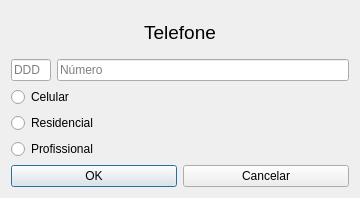
<?xml version="1.0" encoding="UTF-8"?>
<ui version="4.0">
 <class>TelefoneUI</class>
 <widget class="QDialog" name="TelefoneUI">
  <property name="geometry">
   <rect>
    <x>0</x>
    <y>0</y>
    <width>360</width>
    <height>198</height>
   </rect>
  </property>
  <property name="windowTitle">
   <string>Dialog</string>
  </property>
  <layout class="QGridLayout" name="gridLayout">
   <item row="0" column="0">
    <widget class="QLabel" name="label">
     <property name="font">
      <font>
       <pointsize>14</pointsize>
      </font>
     </property>
     <property name="text">
      <string>Telefone</string>
     </property>
     <property name="alignment">
      <set>Qt::AlignCenter</set>
     </property>
    </widget>
   </item>
   <item row="1" column="0">
    <layout class="QHBoxLayout" name="horizontalLayout_2">
     <item>
      <widget class="QLineEdit" name="DDD">
       <property name="maximumSize">
        <size>
         <width>40</width>
         <height>16777215</height>
        </size>
       </property>
       <property name="inputMask">
        <string/>
       </property>
       <property name="text">
        <string/>
       </property>
       <property name="maxLength">
        <number>3</number>
       </property>
       <property name="placeholderText">
        <string>DDD</string>
       </property>
      </widget>
     </item>
     <item>
      <widget class="QLineEdit" name="Numero">
       <property name="maxLength">
        <number>9</number>
       </property>
       <property name="placeholderText">
        <string>Número</string>
       </property>
      </widget>
     </item>
    </layout>
   </item>
   <item row="2" column="0">
    <layout class="QVBoxLayout" name="verticalLayout">
     <item>
      <widget class="QRadioButton" name="Celular">
       <property name="text">
        <string>Celular</string>
       </property>
      </widget>
     </item>
     <item>
      <widget class="QRadioButton" name="Residencial">
       <property name="text">
        <string>Residencial</string>
       </property>
      </widget>
     </item>
     <item>
      <widget class="QRadioButton" name="Profissional">
       <property name="text">
        <string>Profissional</string>
       </property>
      </widget>
     </item>
    </layout>
   </item>
   <item row="3" column="0">
    <layout class="QHBoxLayout" name="horizontalLayout">
     <item>
      <widget class="QPushButton" name="OK">
       <property name="text">
        <string>OK</string>
       </property>
      </widget>
     </item>
     <item>
      <widget class="QPushButton" name="Cancelar">
       <property name="text">
        <string>Cancelar</string>
       </property>
      </widget>
     </item>
    </layout>
   </item>
  </layout>
 </widget>
 <resources/>
 <connections>
  <connection>
   <sender>Cancelar</sender>
   <signal>clicked()</signal>
   <receiver>TelefoneUI</receiver>
   <slot>reject()</slot>
   <hints>
    <hint type="sourcelabel">
     <x>273</x>
     <y>183</y>
    </hint>
    <hint type="destinationlabel">
     <x>279</x>
     <y>132</y>
    </hint>
   </hints>
  </connection>
 </connections>
</ui>
